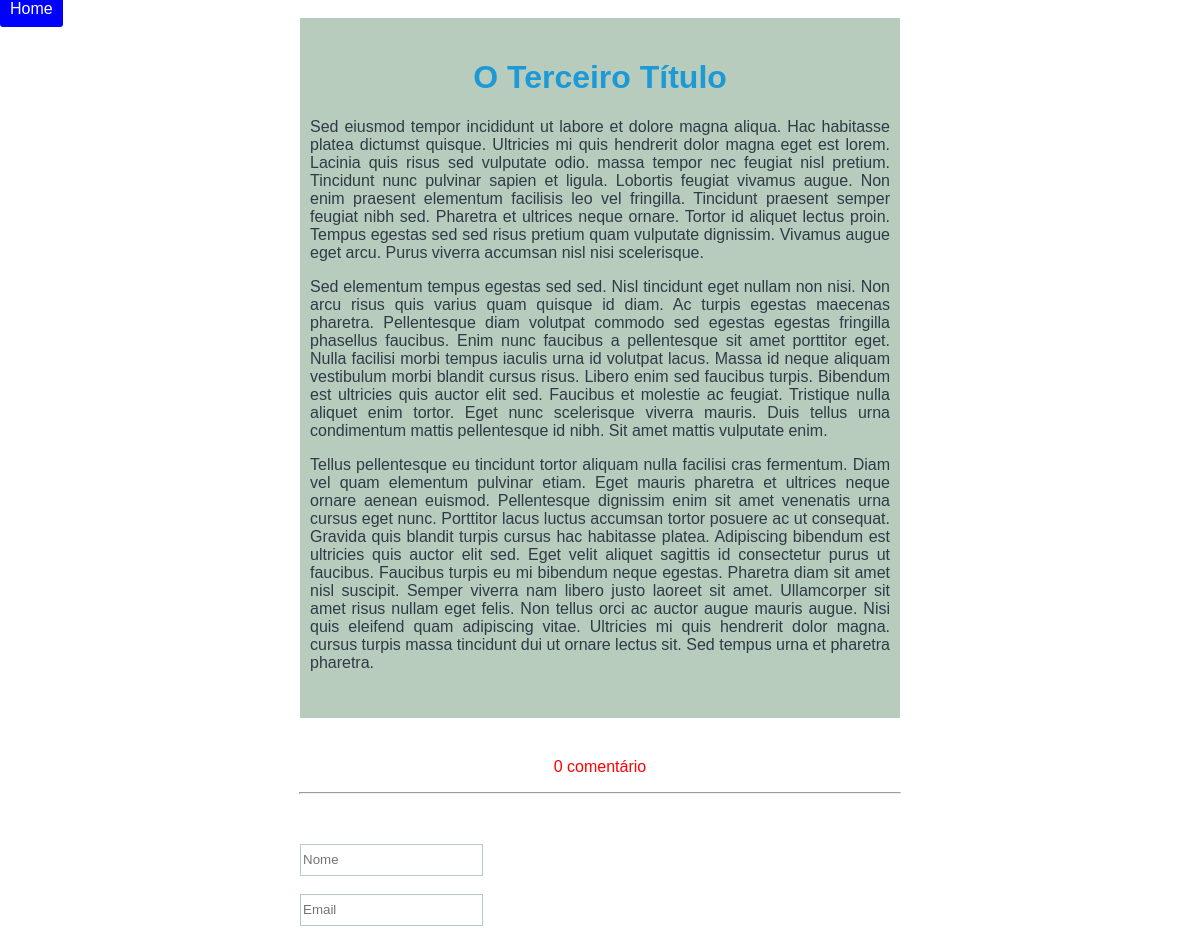
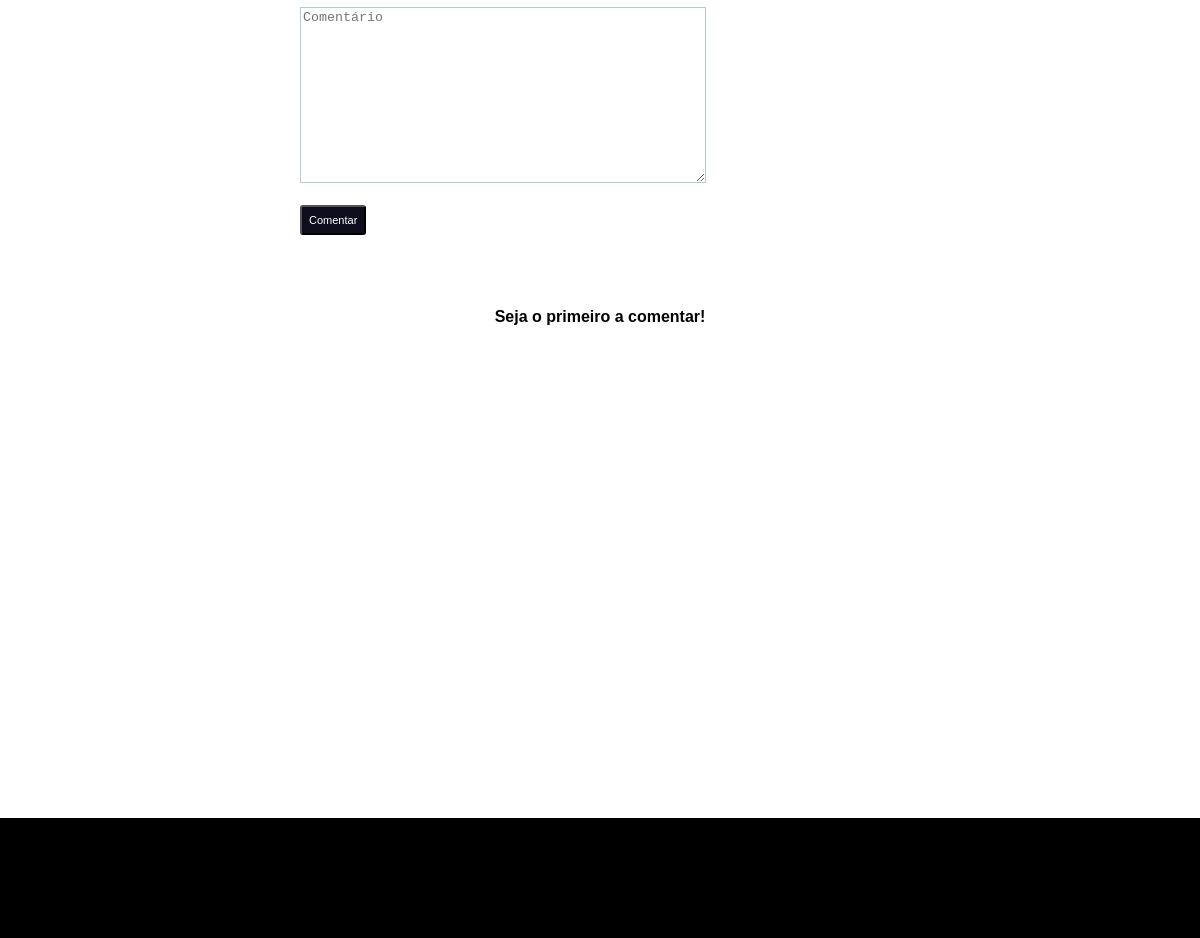
Screenshot of /post.php?id=3 with the database file from the repository (2 pictures, top to bottom).
### tables this page shows
CREATE TABLE IF NOT EXISTS `artigos` (
	`id` INT(11) NOT NULL AUTO_INCREMENT,
	`title` VARCHAR(120) NOT NULL COLLATE 'latin1_swedish_ci',
	`text_post` TEXT(65535) NOT NULL COLLATE 'latin1_swedish_ci',
	PRIMARY KEY (`id`) USING BTREE
)
COLLATE='latin1_swedish_ci';

### model.php (called while the page is built, shortened)
<?php
include 'connect.php';
	function select_post_for_id($id) {
		global $pdo;
		$sql = "SELECT * FROM artigos WHERE id = :id";
		$sql = $pdo->prepare($sql);
		$sql->bindValue(':id', $id);
		$sql->execute();
		if($sql->rowCount() > 0) {
			return $sql->fetch(\PDO::FETCH_ASSOC);
		} else {
			return false;
		}
	}
	function count_comments($id_post) {
		global $pdo;
		$sql = "SELECT count(id) as qt FROM comments WHERE id_post = :id_post";
		$sql = $pdo->prepare($sql);
		$sql->bindValue(":id_post", $id_post);
		$sql->execute();
		if($sql->rowCount() > 0) {
			$quant = $sql->fetch();
			return $quant['qt'];
		} else {
			return false;
		}
	}
?>

### post.php (the view, shortened to what this page needs)
<?php
include 'views/header.php';
include 'model.php';
if(!empty($_GET['id'])) {
	$post = select_post_for_id($_GET['id']);
	$comment = select_comment_for_id($_GET['id']);
}
?>
<a class="button" href="index.php">Home</a>
<center>
		<?php if(!empty($post)) : ?>
			<div class="container">
				<h1><a href="post.php?id=<?php echo $post['id']; ?>"><?php echo $post['title']; ?></a></h1>
				<p><?php echo $post['text_post']; ?></p>
			</div>
		<?php else: ?>
			<p>Conteúdo não encontrado!!</p>
		<?php endif; ?>
	<p>
		<?php if(count_comments($_GET['id'])) :
		$qt = count_comments($_GET['id']);
		if($qt == 1) : ?>
			<p class="color_comment"><a href="comments.php?id=<?php echo $_GET['id']; ?>" ><?php echo $qt." comentário"; ?></a></p>
		<?php else: ?>
			<p class='color_comment'><a href="comments.php?id=<?php echo $_GET['id']; ?>" ><?php echo $qt." comentários"; ?></a></p>
		<?php endif; ?>
		<?php else: ?>
			<p class='color_comment'>0 comentário</p>
		<?php endif; ?>
	</p>
<hr/>
	<div class="form_comment">
		<form method="POST" name="formC" id="form" class="comentario">
			<input type="text" name="nome" id="nome" placeholder="Nome" required="required"><br/><br/>
			<input type="email" name="email" placeholder="Email" required="required" id="email"><br/><br/>
			<textarea name="comentario" placeholder="Comentário" id="comentario" required="required"></textarea><br/><br/>
			<button class="button_comment" id="button" >Comentar</button><br/><br/>
		</form>
	</div>
<div class="area_comments">
	<?php if(!empty($comment)):  ?>
		<?php foreach($comment[NULL] as $id_comentario => $value): ?>
		<div class="comments">
				<div class="box_comments">
					<ul>
						<li class="name_comment"><strong><?php echo $value['name'];  ?></strong></li>
						<li class="date_time"><?php echo formatoDataHora($value['date_time']);  ?></li>
						<li class="comment"><?php echo utf8_decode($value['comment']);  ?></li>
					</ul>
				</div>
				<div class="open_comment">
					<button type="button" class="button_resp">Responder</button>
				</div>
			<div class="comment_hidden" >
				<h4 class="h4_comentario">Sua resposta:</h4>
				<form method="POST" class="form_resposta" name="form_resp" action="responder.php" >
					<input type="hidden" name="id_comentario" value="<?php echo $value['id'];  ?></">
					<input type="hidden" name="id_post" value="<?php echo $_GET['id']; ?>">
					<textarea class="caixa_comentarios" name="comentario" required="required" id="comentario_resposta" class="comentario_resposta"></textarea><br/><br/>
					<input type="text" name="nome" required="required" placeholder="Nome" class="button_comment_resp" id="nome_resposta"><br/><br/>
					<input type="email" name="email" required="required" id="email_reposta" class="button_comment_resp" placeholder="Email" class="button_comment_resp2"><br/><br/>
					<button class="button_resp_2" name="submit">Responder</button>
				</form>
			</div><br/>
		</div>
		<?php if(isset($comment[$id_comentario])): ?>
		<?php foreach($comment[$id_comentario] as $id => $values): ?>
		<div class="answer">
			<div class="box_comments">
				<ul>
					<li class="name_comment"><strong><?php echo $values['name'];  ?></strong></li>
					<li class="date_time"><?php echo formatoDataHora($values['date_time']);  ?></li>
					<li class="comment"><?php echo utf8_decode($values['comment']);  ?></li>
				</ul>
			</div>
			<div class="open_comment">
				<button type="button" class="button_resp_2">Responder</button>
			</div>
			<div class="comment_hidden" >
				<h4 class="h4_comentario">Sua resposta:</h4>
				<form method="POST" class="form_resposta" name="form_resp" action="responder.php" >
					<input type="hidden" name="id_comentario" value="<?php echo $id_comentario;  ?></">
					<input type="hidden" name="id_post" value="<?php echo $_GET['id']; ?>">
					<textarea class="caixa_comentarios" name="comentario" required="required" id="comentario_resposta" class="comentario_resposta"></textarea><br/><br/>
					<input type="text" name="nome" placeholder="Nome" required="required" class="button_comment_resp" id="nome_resposta"><br/><br/>
					<input type="email" name="email" required="required" id="email_reposta" class="button_comment_resp" placeholder="Email" class="button_comment_resp2"><br/><br/>
					<button class="button_resp_2"  name="submit">Responder</button>
				</form>
			</div><br/>
		</div>
		<?php endforeach; ?>
		<?php endif; ?>
	<?php endforeach; ?>
	<?php else: ?>
			<p><strong>Seja o primeiro a comentar!</strong></p>
	<?php endif; ?>
</div>
</center>
<?php include 'views/footer.php'; ?>

### css/style.css (style rules this page uses)
body { padding:0px; margin:0px; font-family: 'arial'; }
input { height: 28px; border: 1px solid #b7ccbd; }
textarea { width: 400px; height: 170px; border-color: #b7ccbd; }
h1 { text-align: center; }
a { color:#1d9ad6; text-decoration: none; }
.button { padding: 10px; background-color: blue; color: #fff; border-radius: 3px; }
.container { width: 580px; padding-left: 10px; padding-right: 10px; padding-top: 20px; padding-bottom: 30px; text-align: justify; margin-bottom: 40px; color:#303a46; background-color: #b7ccbd; }
.form_comment { width: 600px; text-align: justify; margin-bottom: 50px; }
hr { width: 600px; margin-bottom: 50px; }
.area_comments { min-height: 400px; margin-bottom: 110px; }
.color_comment { color: red; }
.button_resp, .button_comment, .button_resp_2 { padding: 07px; font-size: 11px; background-color: #0d0d1d; color: #fff; border-radius: 3px; margin-bottom: 05px; }

### rows the page displays
artigos: title "O Terceiro Título", text_post "Sed eiusmod tempor incididunt ut labore et dolore magna aliqua. Hac habitasse platea dictumst quisque. Ultricies mi quis hendrerit dolor magna eget est lorem. Lacinia quis risus sed vulputate odio. massa tempor nec feugiat nisl pretium. Tincidunt nunc pulvinar sapien et ligula. Lobortis feugiat vivamus augue. Non enim praesent elementum facilisis leo vel fringilla. Tincidunt praesent semper feugiat nibh sed. Pharetra et ultrices neque ornare. Tortor id aliquet lectus proin. Tempus egestas sed sed risus pretium quam vulputate dignissim. Vivamus augue eget arcu. Purus viverra accumsan nisl nisi scelerisque. Sed elementum tempus egestas sed sed. Nisl tincidunt eget nullam non nisi. Non arcu…"
